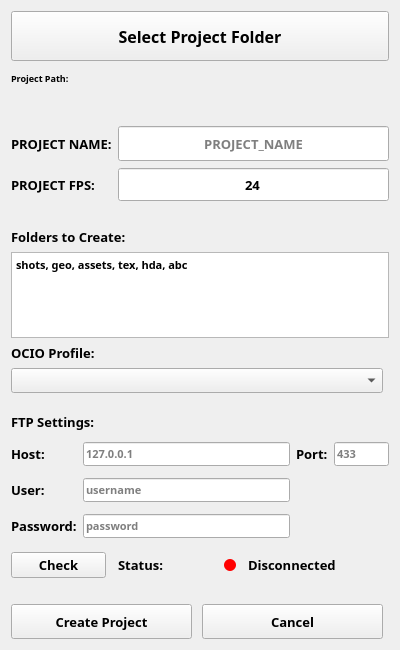
<?xml version="1.0" encoding="UTF-8"?>
<ui version="4.0">
 <class>Form</class>
 <widget class="QWidget" name="Form">
  <property name="windowModality">
   <enum>Qt::WindowModality::WindowModal</enum>
  </property>
  <property name="geometry">
   <rect>
    <x>0</x>
    <y>0</y>
    <width>400</width>
    <height>650</height>
   </rect>
  </property>
  <property name="minimumSize">
   <size>
    <width>400</width>
    <height>650</height>
   </size>
  </property>
  <property name="maximumSize">
   <size>
    <width>400</width>
    <height>650</height>
   </size>
  </property>
  <property name="font">
   <font>
    <family>Unispace</family>
    <pointsize>10</pointsize>
    <bold>true</bold>
   </font>
  </property>
  <property name="autoFillBackground">
   <bool>true</bool>
  </property>
  <property name="styleSheet">
   <string notr="true">QLineEdit[valid=&quot;false&quot;], 
QPlainTextEdit[valid=&quot;false&quot;] {
    background-color: #111111; 
    
    border: 1px solid #d40000;
    border-radius: 2px;
}</string>
  </property>
  <property name="inputMethodHints">
   <set>Qt::InputMethodHint::ImhNone</set>
  </property>
  <layout class="QGridLayout" name="gridLayout_3">
   <item row="12" column="0">
    <widget class="QComboBox" name="cb_ocio_profile">
     <property name="minimumSize">
      <size>
       <width>0</width>
       <height>25</height>
      </size>
     </property>
     <property name="font">
      <font>
       <family>Unispace</family>
       <pointsize>7</pointsize>
       <bold>true</bold>
       <kerning>true</kerning>
      </font>
     </property>
     <property name="maxVisibleItems">
      <number>10</number>
     </property>
    </widget>
   </item>
   <item row="4" column="0">
    <widget class="QLabel" name="lb_proj_path">
     <property name="font">
      <font>
       <family>Unispace</family>
       <pointsize>6</pointsize>
       <bold>true</bold>
      </font>
     </property>
     <property name="text">
      <string/>
     </property>
     <property name="textFormat">
      <enum>Qt::TextFormat::AutoText</enum>
     </property>
     <property name="scaledContents">
      <bool>true</bool>
     </property>
     <property name="wordWrap">
      <bool>true</bool>
     </property>
    </widget>
   </item>
   <item row="11" column="0">
    <widget class="QLabel" name="lb_ocio_profile">
     <property name="font">
      <font>
       <family>Unispace</family>
       <pointsize>10</pointsize>
       <bold>true</bold>
      </font>
     </property>
     <property name="text">
      <string>OCIO Profile:</string>
     </property>
    </widget>
   </item>
   <item row="20" column="0">
    <layout class="QGridLayout" name="gridLayout_4">
     <property name="sizeConstraint">
      <enum>QLayout::SizeConstraint::SetMinAndMaxSize</enum>
     </property>
     <property name="horizontalSpacing">
      <number>10</number>
     </property>
     <property name="verticalSpacing">
      <number>6</number>
     </property>
     <item row="0" column="0">
      <widget class="QPushButton" name="pb_create_proj">
       <property name="sizePolicy">
        <sizepolicy hsizetype="Minimum" vsizetype="Fixed">
         <horstretch>0</horstretch>
         <verstretch>0</verstretch>
        </sizepolicy>
       </property>
       <property name="minimumSize">
        <size>
         <width>0</width>
         <height>35</height>
        </size>
       </property>
       <property name="font">
        <font>
         <family>Unispace</family>
         <pointsize>10</pointsize>
         <bold>true</bold>
        </font>
       </property>
       <property name="layoutDirection">
        <enum>Qt::LayoutDirection::LeftToRight</enum>
       </property>
       <property name="text">
        <string>Create Project</string>
       </property>
      </widget>
     </item>
     <item row="0" column="1">
      <widget class="QPushButton" name="pb_cancel_proj">
       <property name="minimumSize">
        <size>
         <width>0</width>
         <height>35</height>
        </size>
       </property>
       <property name="font">
        <font>
         <family>Unispace</family>
         <pointsize>10</pointsize>
         <bold>true</bold>
        </font>
       </property>
       <property name="text">
        <string>Cancel</string>
       </property>
      </widget>
     </item>
    </layout>
   </item>
   <item row="18" column="0">
    <layout class="QHBoxLayout" name="horizontalLayout">
     <property name="spacing">
      <number>12</number>
     </property>
     <item>
      <widget class="QPushButton" name="pb_check_con">
       <property name="font">
        <font>
         <family>Unispace</family>
         <pointsize>10</pointsize>
         <bold>true</bold>
        </font>
       </property>
       <property name="text">
        <string>Check</string>
       </property>
      </widget>
     </item>
     <item>
      <widget class="QLabel" name="lb_con_status_text">
       <property name="font">
        <font>
         <family>Unispace</family>
         <pointsize>10</pointsize>
         <bold>true</bold>
        </font>
       </property>
       <property name="text">
        <string>Status:</string>
       </property>
      </widget>
     </item>
     <item>
      <widget class="QLabel" name="lb_con_status_ind">
       <property name="maximumSize">
        <size>
         <width>12</width>
         <height>12</height>
        </size>
       </property>
       <property name="font">
        <font>
         <family>Unispace</family>
         <pointsize>10</pointsize>
         <bold>true</bold>
        </font>
       </property>
       <property name="styleSheet">
        <string notr="true">background-color: red;
border-radius: 6px;</string>
       </property>
       <property name="text">
        <string/>
       </property>
      </widget>
     </item>
     <item>
      <widget class="QLabel" name="lb_con_status">
       <property name="minimumSize">
        <size>
         <width>135</width>
         <height>0</height>
        </size>
       </property>
       <property name="font">
        <font>
         <family>Unispace</family>
         <pointsize>10</pointsize>
         <bold>true</bold>
        </font>
       </property>
       <property name="text">
        <string>Disconnected</string>
       </property>
      </widget>
     </item>
    </layout>
   </item>
   <item row="1" column="0">
    <spacer name="horizontalSpacer_6">
     <property name="orientation">
      <enum>Qt::Orientation::Horizontal</enum>
     </property>
     <property name="sizeHint" stdset="0">
      <size>
       <width>40</width>
       <height>5</height>
      </size>
     </property>
    </spacer>
   </item>
   <item row="5" column="0">
    <spacer name="horizontalSpacer_4">
     <property name="orientation">
      <enum>Qt::Orientation::Horizontal</enum>
     </property>
     <property name="sizeHint" stdset="0">
      <size>
       <width>40</width>
       <height>19</height>
      </size>
     </property>
    </spacer>
   </item>
   <item row="9" column="0" colspan="2">
    <widget class="QPlainTextEdit" name="qpt_folders">
     <property name="font">
      <font>
       <family>Unispace</family>
       <pointsize>8</pointsize>
       <bold>true</bold>
      </font>
     </property>
     <property name="plainText">
      <string>shots, geo, assets, tex, hda, abc</string>
     </property>
     <property name="valid" stdset="0">
      <bool>true</bool>
     </property>
    </widget>
   </item>
   <item row="19" column="0">
    <spacer name="horizontalSpacer_3">
     <property name="orientation">
      <enum>Qt::Orientation::Horizontal</enum>
     </property>
     <property name="sizeHint" stdset="0">
      <size>
       <width>40</width>
       <height>20</height>
      </size>
     </property>
    </spacer>
   </item>
   <item row="10" column="0">
    <spacer name="verticalSpacer">
     <property name="orientation">
      <enum>Qt::Orientation::Vertical</enum>
     </property>
     <property name="sizeHint" stdset="0">
      <size>
       <width>20</width>
       <height>90</height>
      </size>
     </property>
    </spacer>
   </item>
   <item row="16" column="0" colspan="2">
    <layout class="QGridLayout" name="gridLayout_2">
     <item row="0" column="0">
      <layout class="QFormLayout" name="formLayout">
       <property name="horizontalSpacing">
        <number>6</number>
       </property>
       <property name="verticalSpacing">
        <number>12</number>
       </property>
       <item row="0" column="0">
        <widget class="QLabel" name="lb_host">
         <property name="font">
          <font>
           <family>Unispace</family>
           <pointsize>10</pointsize>
           <bold>true</bold>
          </font>
         </property>
         <property name="text">
          <string>Host:</string>
         </property>
        </widget>
       </item>
       <item row="0" column="1">
        <widget class="QLineEdit" name="le_ftp_host">
         <property name="font">
          <font>
           <family>Unispace</family>
           <pointsize>8</pointsize>
           <bold>true</bold>
          </font>
         </property>
         <property name="placeholderText">
          <string>127.0.0.1</string>
         </property>
        </widget>
       </item>
       <item row="1" column="0">
        <widget class="QLabel" name="lb_user">
         <property name="font">
          <font>
           <family>Unispace</family>
           <pointsize>10</pointsize>
           <bold>true</bold>
          </font>
         </property>
         <property name="text">
          <string>User:</string>
         </property>
        </widget>
       </item>
       <item row="1" column="1">
        <widget class="QLineEdit" name="le_ftp_user">
         <property name="font">
          <font>
           <family>Unispace</family>
           <pointsize>8</pointsize>
           <bold>true</bold>
          </font>
         </property>
         <property name="placeholderText">
          <string>username</string>
         </property>
        </widget>
       </item>
       <item row="2" column="0">
        <widget class="QLabel" name="lb_pw">
         <property name="font">
          <font>
           <family>Unispace</family>
           <pointsize>10</pointsize>
           <bold>true</bold>
          </font>
         </property>
         <property name="text">
          <string>Password:</string>
         </property>
        </widget>
       </item>
       <item row="2" column="1">
        <widget class="QLineEdit" name="le_ftp_pw">
         <property name="font">
          <font>
           <family>Unispace</family>
           <pointsize>8</pointsize>
           <bold>true</bold>
          </font>
         </property>
         <property name="inputMethodHints">
          <set>Qt::InputMethodHint::ImhHiddenText|Qt::InputMethodHint::ImhNoAutoUppercase|Qt::InputMethodHint::ImhNoPredictiveText|Qt::InputMethodHint::ImhSensitiveData</set>
         </property>
         <property name="echoMode">
          <enum>QLineEdit::EchoMode::Password</enum>
         </property>
         <property name="placeholderText">
          <string>password</string>
         </property>
        </widget>
       </item>
      </layout>
     </item>
     <item row="0" column="1">
      <layout class="QFormLayout" name="formLayout_2">
       <property name="verticalSpacing">
        <number>6</number>
       </property>
       <item row="0" column="0">
        <widget class="QLabel" name="lb_port">
         <property name="font">
          <font>
           <family>Unispace</family>
           <pointsize>10</pointsize>
           <bold>true</bold>
          </font>
         </property>
         <property name="text">
          <string>Port:</string>
         </property>
        </widget>
       </item>
       <item row="0" column="1">
        <widget class="QLineEdit" name="le_ftp_port">
         <property name="sizePolicy">
          <sizepolicy hsizetype="Fixed" vsizetype="Fixed">
           <horstretch>0</horstretch>
           <verstretch>0</verstretch>
          </sizepolicy>
         </property>
         <property name="maximumSize">
          <size>
           <width>55</width>
           <height>16777215</height>
          </size>
         </property>
         <property name="font">
          <font>
           <family>Unispace</family>
           <pointsize>8</pointsize>
           <bold>true</bold>
          </font>
         </property>
         <property name="text">
          <string/>
         </property>
         <property name="placeholderText">
          <string>433</string>
         </property>
        </widget>
       </item>
      </layout>
     </item>
    </layout>
   </item>
   <item row="2" column="0">
    <widget class="QLabel" name="lb_path">
     <property name="minimumSize">
      <size>
       <width>346</width>
       <height>12</height>
      </size>
     </property>
     <property name="font">
      <font>
       <family>Unispace</family>
       <pointsize>7</pointsize>
       <bold>true</bold>
      </font>
     </property>
     <property name="text">
      <string>Project Path:</string>
     </property>
    </widget>
   </item>
   <item row="8" column="0">
    <widget class="QLabel" name="lb_folders">
     <property name="font">
      <font>
       <family>Unispace</family>
       <pointsize>10</pointsize>
       <bold>true</bold>
      </font>
     </property>
     <property name="text">
      <string>Folders to Create:</string>
     </property>
    </widget>
   </item>
   <item row="0" column="0" colspan="2">
    <widget class="QPushButton" name="pb_select_folder">
     <property name="enabled">
      <bool>true</bool>
     </property>
     <property name="sizePolicy">
      <sizepolicy hsizetype="Preferred" vsizetype="Fixed">
       <horstretch>0</horstretch>
       <verstretch>0</verstretch>
      </sizepolicy>
     </property>
     <property name="minimumSize">
      <size>
       <width>0</width>
       <height>50</height>
      </size>
     </property>
     <property name="font">
      <font>
       <family>Unispace</family>
       <pointsize>12</pointsize>
       <bold>true</bold>
      </font>
     </property>
     <property name="layoutDirection">
      <enum>Qt::LayoutDirection::LeftToRight</enum>
     </property>
     <property name="autoFillBackground">
      <bool>false</bool>
     </property>
     <property name="text">
      <string>Select Project Folder</string>
     </property>
    </widget>
   </item>
   <item row="15" column="0">
    <spacer name="horizontalSpacer_5">
     <property name="orientation">
      <enum>Qt::Orientation::Horizontal</enum>
     </property>
     <property name="sizeHint" stdset="0">
      <size>
       <width>40</width>
       <height>5</height>
      </size>
     </property>
    </spacer>
   </item>
   <item row="14" column="0">
    <widget class="QLabel" name="lb_ftp_settings">
     <property name="minimumSize">
      <size>
       <width>0</width>
       <height>0</height>
      </size>
     </property>
     <property name="font">
      <font>
       <family>Unispace</family>
       <pointsize>10</pointsize>
       <bold>true</bold>
      </font>
     </property>
     <property name="text">
      <string>FTP Settings:</string>
     </property>
    </widget>
   </item>
   <item row="13" column="0" colspan="2">
    <spacer name="horizontalSpacer_2">
     <property name="orientation">
      <enum>Qt::Orientation::Horizontal</enum>
     </property>
     <property name="sizeHint" stdset="0">
      <size>
       <width>40</width>
       <height>14</height>
      </size>
     </property>
    </spacer>
   </item>
   <item row="7" column="0" colspan="2">
    <spacer name="horizontalSpacer">
     <property name="orientation">
      <enum>Qt::Orientation::Horizontal</enum>
     </property>
     <property name="sizeHint" stdset="0">
      <size>
       <width>40</width>
       <height>20</height>
      </size>
     </property>
    </spacer>
   </item>
   <item row="6" column="0" colspan="2">
    <layout class="QGridLayout" name="gridLayout">
     <item row="1" column="0">
      <widget class="QLabel" name="lb_fps">
       <property name="font">
        <font>
         <family>Unispace</family>
         <pointsize>10</pointsize>
         <bold>true</bold>
        </font>
       </property>
       <property name="text">
        <string>PROJECT FPS:</string>
       </property>
      </widget>
     </item>
     <item row="0" column="0">
      <widget class="QLabel" name="lb_name">
       <property name="enabled">
        <bool>true</bool>
       </property>
       <property name="sizePolicy">
        <sizepolicy hsizetype="Preferred" vsizetype="Preferred">
         <horstretch>0</horstretch>
         <verstretch>0</verstretch>
        </sizepolicy>
       </property>
       <property name="minimumSize">
        <size>
         <width>0</width>
         <height>0</height>
        </size>
       </property>
       <property name="font">
        <font>
         <family>Unispace</family>
         <pointsize>10</pointsize>
         <italic>false</italic>
         <bold>true</bold>
         <underline>false</underline>
        </font>
       </property>
       <property name="text">
        <string>PROJECT NAME:</string>
       </property>
       <property name="wordWrap">
        <bool>false</bool>
       </property>
      </widget>
     </item>
     <item row="1" column="1">
      <widget class="QSpinBox" name="sb_proj_fps">
       <property name="minimumSize">
        <size>
         <width>0</width>
         <height>35</height>
        </size>
       </property>
       <property name="font">
        <font>
         <family>Unispace</family>
         <pointsize>10</pointsize>
         <bold>true</bold>
        </font>
       </property>
       <property name="alignment">
        <set>Qt::AlignmentFlag::AlignCenter</set>
       </property>
       <property name="buttonSymbols">
        <enum>QAbstractSpinBox::ButtonSymbols::NoButtons</enum>
       </property>
       <property name="minimum">
        <number>1</number>
       </property>
       <property name="maximum">
        <number>999</number>
       </property>
       <property name="value">
        <number>24</number>
       </property>
      </widget>
     </item>
     <item row="0" column="1">
      <widget class="QLineEdit" name="le_proj_name">
       <property name="minimumSize">
        <size>
         <width>0</width>
         <height>35</height>
        </size>
       </property>
       <property name="font">
        <font>
         <family>Unispace</family>
         <pointsize>10</pointsize>
         <bold>true</bold>
        </font>
       </property>
       <property name="autoFillBackground">
        <bool>false</bool>
       </property>
       <property name="text">
        <string/>
       </property>
       <property name="frame">
        <bool>true</bool>
       </property>
       <property name="alignment">
        <set>Qt::AlignmentFlag::AlignCenter</set>
       </property>
       <property name="readOnly">
        <bool>false</bool>
       </property>
       <property name="placeholderText">
        <string>PROJECT_NAME</string>
       </property>
       <property name="valid" stdset="0">
        <bool>true</bool>
       </property>
      </widget>
     </item>
    </layout>
   </item>
   <item row="17" column="0">
    <spacer name="verticalSpacer_2">
     <property name="orientation">
      <enum>Qt::Orientation::Horizontal</enum>
     </property>
     <property name="sizeHint" stdset="0">
      <size>
       <width>20</width>
       <height>8</height>
      </size>
     </property>
    </spacer>
   </item>
  </layout>
 </widget>
 <resources/>
 <connections/>
</ui>
